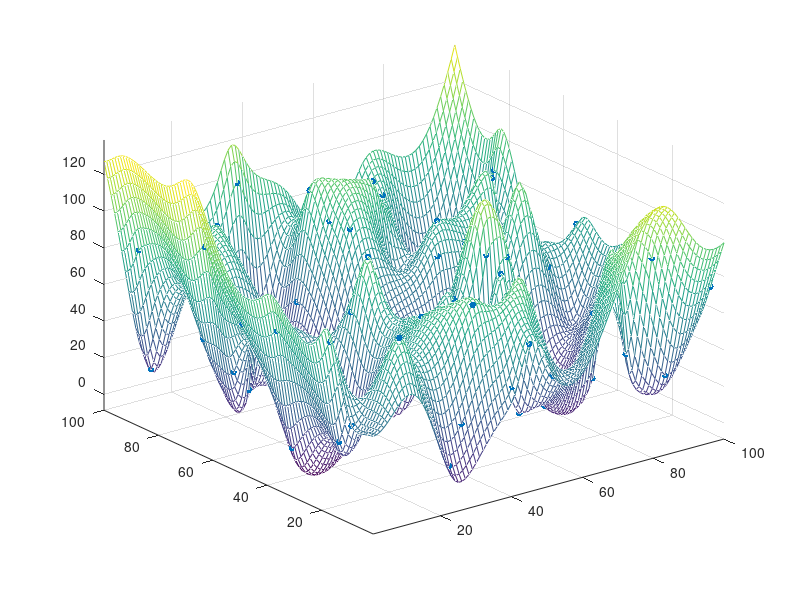

Reproduce this figure in MATLAB.
x=[32 20 67 1 98 34 57 65 24 82 47 55 8 51 13 14 18 30 37 39 10 33 21 26 38 81 83 60 95 22 17 5 72 46 99 52 12 25 96 29 70 85 43 69 19 78 97 31 89 53 2 91 48 71 61 15 36 84 94 50 11 80 6 7 49 74 9 88 40 79 27 68 73 64 63 59 86 23 35 58 45 28 100 42 93 87 16 90 41 66 54 92 77 4 62 76 75 56 3 44];
y=[96 75 24 9 83 49 27 77 3 23 17 31 40 13 7 52 51 21 98 47 64 79 78 91 44 16 15 100 84 99 63 68 70 30 54 76 97 73 33 5 88 8 71 66 62 25 60 42 72 45 18 11 28 59 89 65 10 55 69 81 12 26 20 95 87 41 74 50 93 22 43 90 14 34 82 35 56 38 80 32 1 57 6 36 37 61 29 58 2 48 4 46 67 53 92 86 94 19 39 85];
z=[55 31 11 45 83 36 86 49 15 57 42 46 8 94 88 47 54 81 98 41 32 35 56 85 9 89 37 60 23 62 67 100 78 76 73 80 10 20 68 34 77 93 1 63 53 12 22 99 91 40 84 24 33 3 43 19 92 97 6 82 64 25 26 79 95 4 44 58 5 21 70 29 65 87 96 90 51 14 18 2 72 28 71 39 52 7 27 59 50 61 48 30 66 69 17 13 74 16 75 38];
xlin = linspace(min(x), max(x), 100);
ylin = linspace(min(y), max(y), 100);
[X,Y] = meshgrid(xlin, ylin);
% Z = griddata(x,y,z,X,Y,'natural');
% Z = griddata(x,y,z,X,Y,'cubic');
Z = griddata(x,y,z,X,Y,'v4');
mesh(X,Y,Z)
axis tight; hold on
plot3(x,y,z,'.','MarkerSize',15)